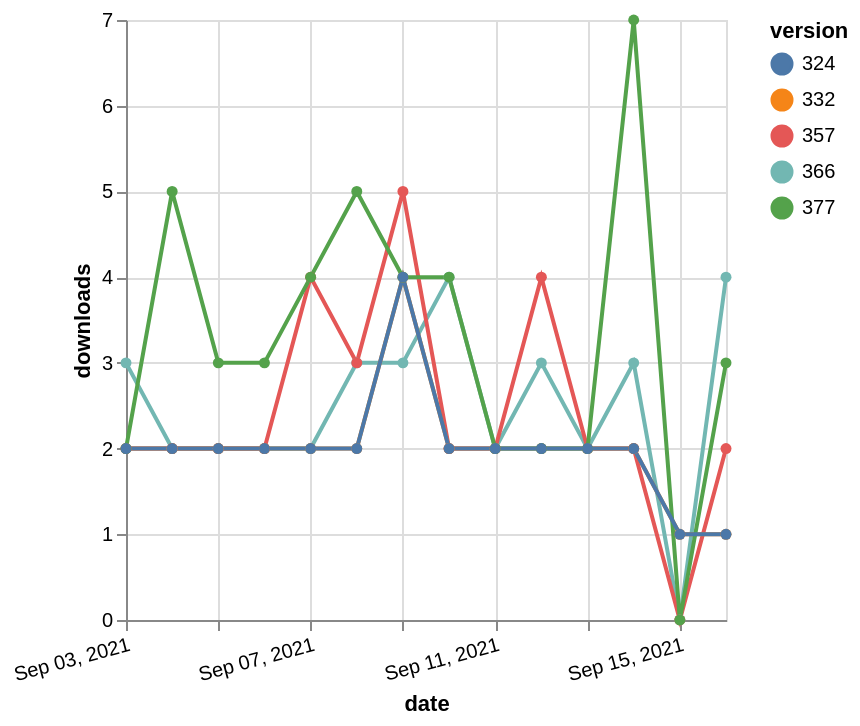

Describe this chart as a Vega-Lite specification.
### Vega-Lite specification from a JSON file in a GitHub repository (floating-point values rounded to 4 significant figures)
{"$schema": "https://vega.github.io/schema/vega-lite/v5.json", "description": "A simple bar chart with embedded data.", "data": {"values": [{"date": "2021-09-03", "total": 3143, "delta": 3, "version": "366"}, {"date": "2021-09-04", "total": 3145, "delta": 2, "version": "366"}, {"date": "2021-09-05", "total": 3147, "delta": 2, "version": "366"}, {"date": "2021-09-06", "total": 3149, "delta": 2, "version": "366"}, {"date": "2021-09-07", "total": 3151, "delta": 2, "version": "366"}, {"date": "2021-09-08", "total": 3154, "delta": 3, "version": "366"}, {"date": "2021-09-09", "total": 3157, "delta": 3, "version": "366"}, {"date": "2021-09-10", "total": 3161, "delta": 4, "version": "366"}, {"date": "2021-09-11", "total": 3163, "delta": 2, "version": "366"}, {"date": "2021-09-12", "total": 3166, "delta": 3, "version": "366"}, {"date": "2021-09-13", "total": 3168, "delta": 2, "version": "366"}, {"date": "2021-09-14", "total": 3171, "delta": 3, "version": "366"}, {"date": "2021-09-15", "total": 3171, "delta": 0, "version": "366"}, {"date": "2021-09-16", "total": 3175, "delta": 4, "version": "366"}, {"date": "2021-09-03", "total": 3715, "delta": 2, "version": "357"}, {"date": "2021-09-04", "total": 3717, "delta": 2, "version": "357"}, {"date": "2021-09-05", "total": 3719, "delta": 2, "version": "357"}, {"date": "2021-09-06", "total": 3721, "delta": 2, "version": "357"}, {"date": "2021-09-07", "total": 3725, "delta": 4, "version": "357"}, {"date": "2021-09-08", "total": 3728, "delta": 3, "version": "357"}, {"date": "2021-09-09", "total": 3733, "delta": 5, "version": "357"}, {"date": "2021-09-10", "total": 3735, "delta": 2, "version": "357"}, {"date": "2021-09-11", "total": 3737, "delta": 2, "version": "357"}, {"date": "2021-09-12", "total": 3741, "delta": 4, "version": "357"}, {"date": "2021-09-13", "total": 3743, "delta": 2, "version": "357"}, {"date": "2021-09-14", "total": 3745, "delta": 2, "version": "357"}, {"date": "2021-09-15", "total": 3745, "delta": 0, "version": "357"}, {"date": "2021-09-16", "total": 3747, "delta": 2, "version": "357"}, {"date": "2021-09-03", "total": 2854, "delta": 2, "version": "332"}, {"date": "2021-09-04", "total": 2856, "delta": 2, "version": "332"}, {"date": "2021-09-05", "total": 2858, "delta": 2, "version": "332"}, {"date": "2021-09-06", "total": 2860, "delta": 2, "version": "332"}, {"date": "2021-09-07", "total": 2862, "delta": 2, "version": "332"}, {"date": "2021-09-08", "total": 2864, "delta": 2, "version": "332"}, {"date": "2021-09-09", "total": 2868, "delta": 4, "version": "332"}, {"date": "2021-09-10", "total": 2870, "delta": 2, "version": "332"}, {"date": "2021-09-11", "total": 2872, "delta": 2, "version": "332"}, {"date": "2021-09-12", "total": 2874, "delta": 2, "version": "332"}, {"date": "2021-09-13", "total": 2876, "delta": 2, "version": "332"}, {"date": "2021-09-14", "total": 2878, "delta": 2, "version": "332"}, {"date": "2021-09-15", "total": 2879, "delta": 1, "version": "332"}, {"date": "2021-09-16", "total": 2880, "delta": 1, "version": "332"}, {"date": "2021-09-03", "total": 2661, "delta": 2, "version": "377"}, {"date": "2021-09-04", "total": 2666, "delta": 5, "version": "377"}, {"date": "2021-09-05", "total": 2669, "delta": 3, "version": "377"}, {"date": "2021-09-06", "total": 2672, "delta": 3, "version": "377"}, {"date": "2021-09-07", "total": 2676, "delta": 4, "version": "377"}, {"date": "2021-09-08", "total": 2681, "delta": 5, "version": "377"}, {"date": "2021-09-09", "total": 2685, "delta": 4, "version": "377"}, {"date": "2021-09-10", "total": 2689, "delta": 4, "version": "377"}, {"date": "2021-09-11", "total": 2691, "delta": 2, "version": "377"}, {"date": "2021-09-12", "total": 2693, "delta": 2, "version": "377"}, {"date": "2021-09-13", "total": 2695, "delta": 2, "version": "377"}, {"date": "2021-09-14", "total": 2702, "delta": 7, "version": "377"}, {"date": "2021-09-15", "total": 2702, "delta": 0, "version": "377"}, {"date": "2021-09-16", "total": 2705, "delta": 3, "version": "377"}, {"date": "2021-09-03", "total": 2547, "delta": 2, "version": "324"}, {"date": "2021-09-04", "total": 2549, "delta": 2, "version": "324"}, {"date": "2021-09-05", "total": 2551, "delta": 2, "version": "324"}, {"date": "2021-09-06", "total": 2553, "delta": 2, "version": "324"}, {"date": "2021-09-07", "total": 2555, "delta": 2, "version": "324"}, {"date": "2021-09-08", "total": 2557, "delta": 2, "version": "324"}, {"date": "2021-09-09", "total": 2561, "delta": 4, "version": "324"}, {"date": "2021-09-10", "total": 2563, "delta": 2, "version": "324"}, {"date": "2021-09-11", "total": 2565, "delta": 2, "version": "324"}, {"date": "2021-09-12", "total": 2567, "delta": 2, "version": "324"}, {"date": "2021-09-13", "total": 2569, "delta": 2, "version": "324"}, {"date": "2021-09-14", "total": 2571, "delta": 2, "version": "324"}, {"date": "2021-09-15", "total": 2572, "delta": 1, "version": "324"}, {"date": "2021-09-16", "total": 2573, "delta": 1, "version": "324"}]}, "width": "container", "mark": {"type": "line", "point": {"filled": true}}, "encoding": {"x": {"field": "date", "type": "temporal", "timeUnit": "yearmonthdate", "title": "date", "axis": {"labelAngle": -15}}, "y": {"field": "delta", "type": "quantitative", "title": "downloads"}, "color": {"field": "version", "type": "nominal"}, "tooltip": {"field": "delta"}}}
